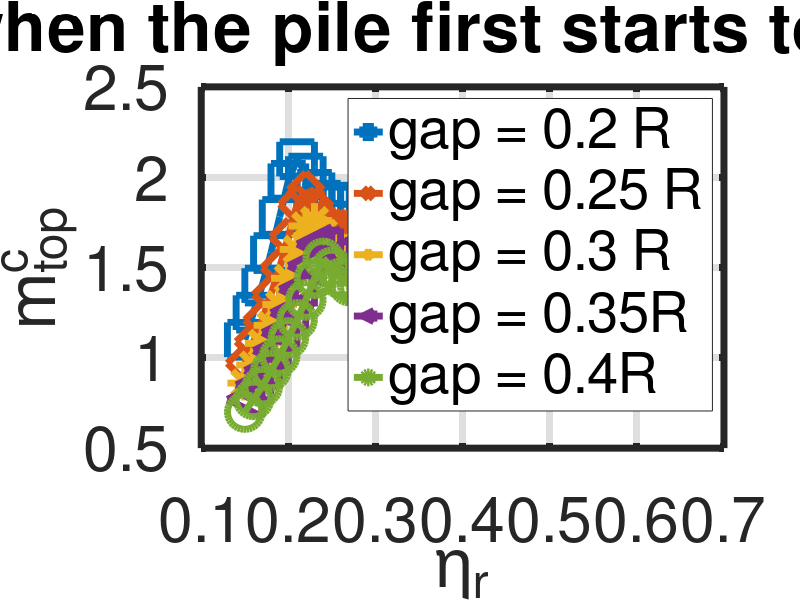

Write MATLAB code to recreate this figure. (Note: this script raises an error after producing the figure.)
close all
LW = 5;
FS = 48;
MS = 25;

data1 = [
0.15	1.1
0.16	1.25
0.17	1.4
0.18	1.58
0.19	1.78
0.2	1.98
0.21	2.1
0.22	2.02
0.23	1.93
0.24	1.87
0.25	1.86
0.26	1.85
0.27	1.85
0.28	1.85
0.29	1.84
0.3	1.84
0.35 1.84
0.4	1.84
0.45 1.84
0.5 1.84
0.55 1.84
0.6 1.84];
figure;
plot(data1(:,1), data1(:,2), 's-', 'LineWidth', LW, 'MarkerSize', MS);
hold on
grid on
xlabel('\eta_r')
title('m_{top} when the pile first starts to collapse');
set(gca, 'linewidth', LW);
a = get(gca, 'XTick');
set(gca, 'FontSize', FS-3)


data2 = [0.15	0.97
0.16	1.09
0.17	1.21
0.18	1.35
0.19	1.5
0.2	1.67
0.21	1.85
0.22	1.93
0.23	1.84
0.24	1.77
0.25	1.72
0.26	1.72
0.27	1.71
0.28	1.71
0.29	1.71
0.3	1.71
0.35	1.7
0.4	1.7
0.45	1.7
0.5	1.7
0.55 1.701
0.6 1.701];
plot(data2(:,1), data2(:,2), 'd-', 'LineWidth', LW, 'MarkerSize', MS);

data3 = [0.15	0.86
0.16	0.96
0.17	1.08
0.18	1.18
0.19	1.295
0.2	     1.44
0.21	1.6
0.22	1.73
0.23	1.76
0.24	1.69
0.25	1.62
0.26	1.6
0.27	1.59
0.28	1.59
0.29	1.59
0.3	     1.58
0.35	1.58
0.4	     1.58
0.45	1.58
0.5	     1.58
0.55	1.58
0.6	     1.58];
plot(data3(:,1), data3(:,2), '*-', 'LineWidth', LW, 'MarkerSize', MS);

data4 = [0.15	0.77
0.16	0.85
0.17	0.93
0.18	1.04
0.19	1.14
0.2	1.25
0.21	1.38
0.22	1.51
0.23	1.63
0.24	1.62
0.25	1.56
0.26	1.5
0.27	1.49
0.28	1.48
0.29	1.48
0.3	1.48
0.35	1.47
0.4	1.47
0.45	1.47
0.5	1.47
0.55	1.47
0.6 1.47];
plot(data4(:,1), data4(:,2), '<-', 'LineWidth', LW, 'MarkerSize', MS);

data5 = [0.15	0.7
0.16	0.77
0.17	0.84
0.18	0.93
0.19	1.01
0.2	1.11
0.21	1.21
0.22	1.32
0.23	1.44
0.24	1.55
0.25	1.5
0.26	1.44
0.27	1.4
0.28	1.39
0.29	1.39
0.3	1.38
0.35	1.38
0.4	1.38
0.45	1.38
0.5	1.38
0.55	1.38
0.6 1.38];
plot(data5(:,1), data5(:,2), 'o-', 'LineWidth', LW, 'MarkerSize', MS);

ylabel('m_{top}^{c}')
lgd = legend('gap = 0.2 R', 'gap = 0.25 R', 'gap = 0.3 R', 'gap = 0.35R', 'gap = 0.4R');
lgd.Orientation = 'vertical';

